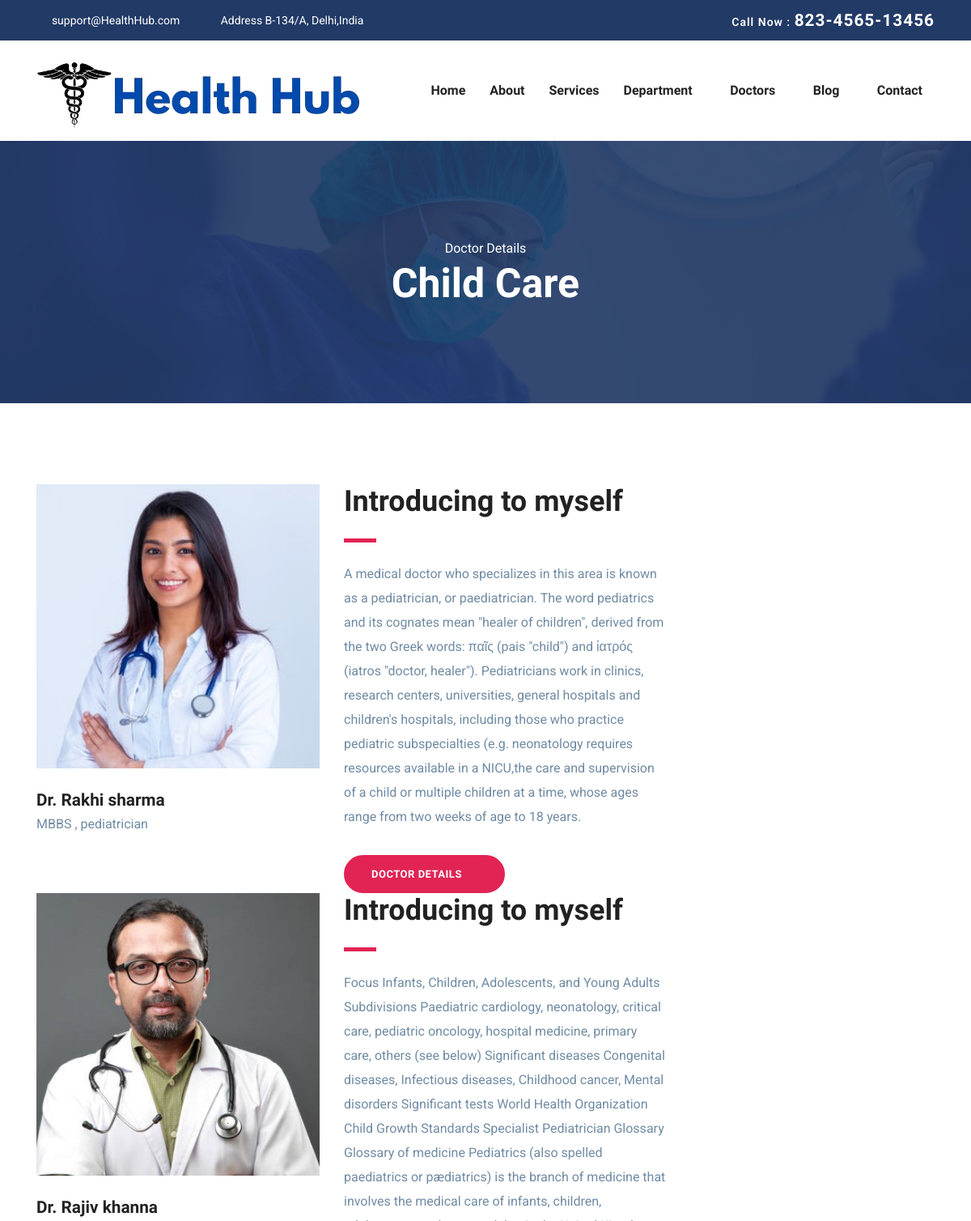
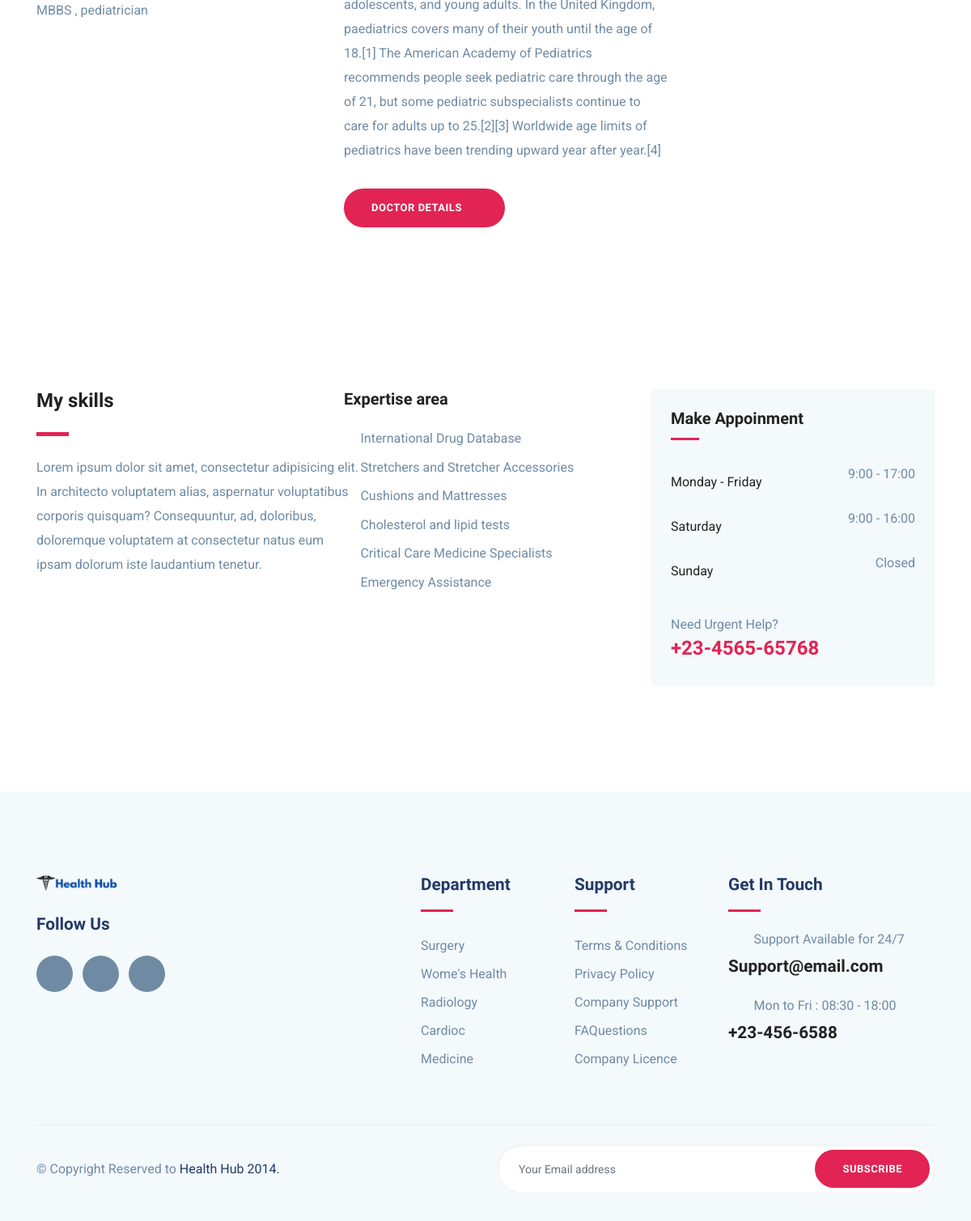
Page /all-doctor/1 on the committed database (2 pictures, top to bottom).
### appointment/models.py (models this page shows, shortened)
class DoctorDetail(models.Model):
    department_name = models.ForeignKey(Department,on_delete=models.CASCADE)
    doctor_full_name=models.CharField(max_length=150)
    gender=models.CharField(max_length=10)
    age=models.SmallIntegerField()
    education_status=models.CharField(max_length=150)
    work_experience=models.SmallIntegerField()
    email_id=models.CharField(max_length=100)
    mobile_number=models.BigIntegerField()
    doctor_description=models.TextField()
    avialiable_work_hours=models.SmallIntegerField()
    state=models.CharField(max_length=100)
    city=models.CharField(max_length=100)
    image = models.ImageField(upload_to='doctor_images/')

class Department(models.Model):
    department_name=models.CharField(max_length=150)
    department_description=models.TextField()
    image = models.ImageField(upload_to='department_images/')
    def __str__(self):
        return self.department_name

### health_care/views.py (the view)
# urls.py: path('all-doctor/<int:id>',views.allDoctorPage ,name='all-doctor'),
def allDoctorPage(request,id):
    all_doctors=DoctorDetail.objects.filter(department_name_id=id)
    return render(request,"all-doctors.html",{"all_doctors":all_doctors})

### templates/all-doctors.html (shortened to what this page needs)
{% extends "base.html" %}
{% block "content" %}
<section class="page-title bg-1">
	<div class="container">
	  <div class="row">
		<div class="col-md-12">
		  <div class="block text-center">
			<span class="text-white">Doctor Details</span>
			{% if all_doctors %}
			<h1 class="text-capitalize mb-5 text-lg">{{ all_doctors.0.department_name }}</h1>
            {% endif %}
		  </div>
		</div>
	  </div>
	</div>
  </section>
  <section class="section doctor-single">
	  <div class="container">
		  <div class="row">
			{% for data in all_doctors %}
			  <div class="col-lg-4 col-md-6">
				  <div class="doctor-img-block">
					  <img src="{{ MEDIA_URL }}{{ data.image }}" alt="" class="img-fluid w-100">
					  <div class="info-block mt-4">
						  <h4 class="mb-0">{{data.doctor_full_name}}</h4>
						  <p>{{data.education_status}}</p>
						  <ul class="list-inline mt-4 doctor-social-links">
							  <li class="list-inline-item"><a href="#"><i class="icofont-facebook"></i></a></li>
							  <li class="list-inline-item"><a href="#"><i class="icofont-twitter"></i></a></li>
							  <li class="list-inline-item"><a href="#"><i class="icofont-skype"></i></a></li>
							  <li class="list-inline-item"><a href="#"><i class="icofont-linkedin"></i></a></li>
							  <li class="list-inline-item"><a href="#"><i class="icofont-pinterest"></i></a></li>
						  </ul>
					  </div>
				  </div>
			  </div>
			 <div class="col-lg-8 col-md-6">
				<div class="doctor-details mt-4 mt-lg-0">
					<h2 class="text-md">Introducing to myself</h2>
					<div class="divider my-4"></div>
					<p>{{data.doctor_description}}</p>
					<a href="/Doctor-details/{{data.id}}" class="btn btn-main-2 btn-round-full mt-3">Doctor details<i class="icofont-simple-right ml-2  "></i></a>
				</div>
			</div>
			 {% endfor %}
		  </div>
	  </div>
  </section>
  <section class="section doctor-skills">
	  <div class="container">
		  <div class="row">
			  <div class="col-lg-4">
				  <h3>My skills</h3>
				  <div class="divider my-4"></div>
				  <p>Lorem ipsum dolor sit amet, consectetur adipisicing elit. In architecto voluptatem alias, aspernatur voluptatibus corporis quisquam? Consequuntur, ad, doloribus, doloremque voluptatem at consectetur natus eum ipsam dolorum iste laudantium tenetur.</p>
			  </div>
			  <div class="col-lg-4">
				  <div class="skill-list">
					  <h5 class="mb-4">Expertise area</h5>
					  <ul class="list-unstyled department-service">
						  <li><i class="icofont-check mr-2"></i>International Drug Database</li>
						  <li><i class="icofont-check mr-2"></i>Stretchers and Stretcher Accessories</li>
						  <li><i class="icofont-check mr-2"></i>Cushions and Mattresses</li>
						  <li><i class="icofont-check mr-2"></i>Cholesterol and lipid tests</li>
						  <li><i class="icofont-check mr-2"></i>Critical Care Medicine Specialists</li>
						  <li><i class="icofont-check mr-2"></i>Emergency Assistance</li>
					  </ul>
				  </div>
			  </div>
			  <div class="col-lg-4">
				  <div class="sidebar-widget  gray-bg p-4">
					  <h5 class="mb-4">Make Appoinment</h5>
					  <ul class="list-unstyled lh-35">
						<li class="d-flex justify-content-between align-items-center">
						  <a href="#">Monday - Friday</a>
						  <span>9:00 - 17:00</span>
						</li>
						<li class="d-flex justify-content-between align-items-center">
						  <a href="#">Saturday</a>
						  <span>9:00 - 16:00</span>
						</li>
						<li class="d-flex justify-content-between align-items-center">
						  <a href="#">Sunday</a>
						  <span>Closed</span>
						</li>
					  </ul>
					  <div class="sidebar-contatct-info mt-4">
						  <p class="mb-0">Need Urgent Help?</p>
						  <h3 class="text-color-2">+23-4565-65768</h3>
					  </div>
				  </div>
			  </div>
		  </div>
	  </div>
  </section>
  {% endblock "content" %}

### templates/base.html
{% include "header.html" %}
    {% block "content" %}
    {% endblock "content" %}
{% include "footer.html"%}

### templates/header.html (shortened to what this page needs)
<!DOCTYPE html>
<html lang="en">
<head>
  <link rel="stylesheet" href="/static/plugins/bootstrap/css/bootstrap.min.css">
  <link rel="stylesheet" href="/static/plugins/icofont/icofont.min.css">
  <link rel="stylesheet" href="/static/plugins/slick-carousel/slick/slick.css">
  <link rel="stylesheet" href="/static/plugins/slick-carousel/slick/slick-theme.css">
  <link rel="stylesheet" type="text/css" href="/static/css/style.css">
</head>
<body id="top">
<header>
	<div class="header-top-bar">
		<div class="container">
			<div class="row align-items-center">
				<div class="col-lg-6">
					<ul class="top-bar-info list-inline-item pl-0 mb-0">
						<li class="list-inline-item"><a href="mailto:support@gmail.com"><i class="icofont-support-faq mr-2"></i>support@HealthHub.com</a></li>
						<li class="list-inline-item"><i class="icofont-location-pin mr-2"></i>Address B-134/A, Delhi,India </li>
					</ul>
				</div>
				<div class="col-lg-6">
					<div class="text-lg-right top-right-bar mt-2 mt-lg-0">
						<a href="tel:+23-345-67890" >
							<span>Call Now : </span>
							<span class="h4">823-4565-13456</span>
						</a>
					</div>
				</div>
			</div>
		</div>
	</div>
	<nav class="navbar navbar-expand-lg navigation" id="navbar">
		<div class="container">
		 	 <a class="navbar-brand" href="/">
			  	<img src="./static/images/logo.png" alt="" class="img-fluid">
			  </a>
		  <div class="collapse navbar-collapse" id="navbarmain">
			<ul class="navbar-nav ml-auto">
			  <li class="nav-item active">
				<a class="nav-link" href="/">Home</a>
			  </li>
			   <li class="nav-item"><a class="nav-link" href="about-us">About</a></li>
			    <li class="nav-item"><a class="nav-link" href="Service">Services</a></li>
			    <li class="nav-item dropdown">
					<a class="nav-link dropdown-toggle" href="department.html" id="dropdown02" data-toggle="dropdown" aria-haspopup="true" aria-expanded="false">Department <i class="icofont-thin-down"></i></a>
			  	</li>
			  	<li class="nav-item dropdown">
					<a class="nav-link dropdown-toggle" href="doctor.html" id="dropdown03" data-toggle="dropdown" aria-haspopup="true" aria-expanded="false">Doctors <i class="icofont-thin-down"></i></a>
			  	</li>
			   <li class="nav-item dropdown">
					<a class="nav-link dropdown-toggle" href="blog-sidebar.html" id="dropdown05" data-toggle="dropdown" aria-haspopup="true" aria-expanded="false">Blog <i class="icofont-thin-down"></i></a>
			  	</li>
			   <li class="nav-item"><a class="nav-link" href="Contact">Contact</a></li>
			</ul>
		  </div>
		</div>
	</nav>
</header>

### templates/footer.html (shortened to what this page needs)
<footer class="footer section gray-bg">
	<div class="container">
		<div class="row">
			<div class="col-lg-4 mr-auto col-sm-6">
				<div class="widget mb-5 mb-lg-0">
					<div class="logo mb-4">
						<img src="./static/images/logo.png" alt="" class="img-fluid">
					</div>
					<h4 class="text-capitalize mb-3">Follow Us</h4>
					<ul class="list-inline footer-socials mt-4">
						<li class="list-inline-item"><a href="https://www.facebook.com/themefisher"><i class="icofont-facebook"></i></a></li>
						<li class="list-inline-item"><a href="https://twitter.com/themefisher"><i class="icofont-twitter"></i></a></li>
						<li class="list-inline-item"><a href="https://www.pinterest.com/themefisher/"><i class="icofont-linkedin"></i></a></li>
					</ul>
				</div>
			</div>
			<div class="col-lg-2 col-md-6 col-sm-6">
				<div class="widget mb-5 mb-lg-0">
					<h4 class="text-capitalize mb-3">Department</h4>
					<div class="divider mb-4"></div>
					<ul class="list-unstyled footer-menu lh-35">
						<li><a href="#">Surgery </a></li>
						<li><a href="#">Wome's Health</a></li>
						<li><a href="#">Radiology</a></li>
						<li><a href="#">Cardioc</a></li>
						<li><a href="#">Medicine</a></li>
					</ul>
				</div>
			</div>
			<div class="col-lg-2 col-md-6 col-sm-6">
				<div class="widget mb-5 mb-lg-0">
					<h4 class="text-capitalize mb-3">Support</h4>
					<div class="divider mb-4"></div>
					<ul class="list-unstyled footer-menu lh-35">
						<li><a href="#">Terms & Conditions</a></li>
						<li><a href="#">Privacy Policy</a></li>
						<li><a href="#">Company Support </a></li>
						<li><a href="#">FAQuestions</a></li>
						<li><a href="#">Company Licence</a></li>
					</ul>
				</div>
			</div>
			<div class="col-lg-3 col-md-6 col-sm-6">
				<div class="widget widget-contact mb-5 mb-lg-0">
					<h4 class="text-capitalize mb-3">Get in Touch</h4>
					<div class="divider mb-4"></div>
					<div class="footer-contact-block mb-4">
						<div class="icon d-flex align-items-center">
							<i class="icofont-email mr-3"></i>
							<span class="h6 mb-0">Support Available for 24/7</span>
						</div>
						<h4 class="mt-2"><a href="tel:+23-345-67890">Support@email.com</a></h4>
					</div>
					<div class="footer-contact-block">
						<div class="icon d-flex align-items-center">
							<i class="icofont-support mr-3"></i>
							<span class="h6 mb-0">Mon to Fri : 08:30 - 18:00</span>
						</div>
						<h4 class="mt-2"><a href="tel:+23-345-67890">+23-456-6588</a></h4>
					</div>
				</div>
			</div>
		</div>
		<div class="footer-btm py-4 mt-5">
			<div class="row align-items-center justify-content-between">
				<div class="col-lg-6">
					<div class="copyright">
						&copy; Copyright Reserved to <span class="text-color">Health Hub 2014.</span>
					</div>
				</div>
				<div class="col-lg-6">
					<div class="subscribe-form text-lg-right mt-5 mt-lg-0">
						<form action="#" class="subscribe">
							<input type="text" class="form-control" placeholder="Your Email address">
							<a href="#" class="btn btn-main-2 btn-round-full">Subscribe</a>
						</form>
					</div>
				</div>
			</div>
		</div>
	</div>
</footer>
  </body>
  </html>

### static/css/style.css (style rules this page uses)
html { overflow-x: hidden; }
body { line-height: 1.6; font-family: "Roboto", sans-serif; -webkit-font-smoothing: antialiased; font-size: 16px; color: #6F8BA4; font-weight: 400; }
h1, .h1, h2, .h2, h3, .h3, h4, .h4, h5, .h5, h6, .h6 { font-family: "Exo", sans-serif; font-weight: 700; color: #222; }
h1, .h1 { font-size: 2.5rem; }
h2, .h2 { font-size: 44px; }
h3, .h3 { font-size: 1.5rem; }
h4, .h4 { font-size: 1.3rem; line-height: 30px; }
h5, .h5 { font-size: 1.25rem; }
h6, .h6 { font-size: 1rem; }
p { line-height: 30px; justify-items: center; }
input[type="email"], input[type="password"], input[type="text"], input[type="tel"] { box-shadow: none; height: 45px; outline: none; font-size: 14px; }
.form-control { box-shadow: none; border-radius: 0; }
.btn { display: inline-block; font-size: 14px; font-size: 0.8125rem; font-weight: 700; letter-spacing: .5px; padding: .75rem 2rem; font-family: "Exo", sans-serif; text-transform: uppercase; border-radius: 5px; border: 2px solid transparent; transition: all .35s ease; }
.btn-main-2 { background: #e12454; color: #fff; border-color: #e12454; }
.btn-round-full { border-radius: 50px; }
.section { padding: 100px 0; }
.text-md { font-size: 2.25rem; }
.text-lg { font-size: 3.75rem; }
a { color: #222; text-decoration: none; transition: all .35s ease; }
.page-title { padding: 120px 0px 70px 0px; position: relative; }
.page-title .block h1 { color: #fff; }
.text-lg { font-size: 50px; }
.gray-bg { background: #f4f9fc; }
#navbarmain { padding: 20px 0px; }
#navbarmain .nav-link { font-weight: 600; padding: 10px 15px; color: #222; font-family: "Exo", sans-serif; text-transform: capitalize; font-size: 16px; transition: all .25s ease; }
.dropdown-toggle::after { display: none; }
.navbar-brand { margin-top: 10px; }
.header-top-bar { background: #223a66; font-size: 14px; padding: 10px 0px; box-shadow: 0 1px 2px rgba(0, 0, 0, 0.05); color: #fff; }
.top-bar-info li a { color: #fff; margin-right: 20px; }
.top-right-bar a span { color: #fff; font-weight: 600; letter-spacing: 1px; }
.bg-1 { background: url("../images/bg/22.jpg") no-repeat 50% 50%; background-size: cover; position: relative; }
.bg-1 .block text-center ,span ,h4,h1 { margin-bottom: 20px; }
.text-color { color: #223a66; }
.text-color-2 { color: #e12454; }
.divider { width: 40px; height: 5px; background: #e12454; }
.department-service { margin-bottom: 40px; }
.department-service li { margin-bottom: 10px; }
.department-service li i { color: #e12454; }
.lh-35 { line-height: 35px; }
.section doctors ,section-title ,p { width: 400px; }
.sidebar-widget { margin-bottom: 30px; padding-bottom: 35px; }
.sidebar-widget h5 { margin-bottom: 30px; position: relative; padding-bottom: 15px; }
.sidebar-widget h5:before { position: absolute; content: ""; left: 0px; bottom: 0px; width: 35px; height: 3px; background: #e12454; }
.footer { padding-bottom: 10px; }
.logo { width: 100px; height: auto; }
.widget .divider { height: 3px; }
.widget h4 { color: #223a66; }
.widget .footer-menu a { color: #6F8BA4; }
.footer-contact-block span { font-weight: 400; color: #6F8BA4; }
.footer-contact-block i { font-size: 20px; }
.footer-btm { border-top: 1px solid rgba(0, 0, 0, 0.06); }
.footer-socials li a { width: 45px; height: 45px; background: #6F8BA4; color: #fff; display: inline-block; text-align: center; border-radius: 100%; padding-top: 12px; }
.subscribe { position: relative; }
.subscribe .form-control { border-radius: 50px; height: 60px; padding-left: 25px; border-color: #eee; }
.subscribe .btn { position: absolute; right: 6px; top: 6px; }

### rows in the picture
DoctorDetail: department_name.department_name "Child Care", image (picture), doctor_full_name "Dr. Rakhi sharma", education_status "MBBS , pediatrician", doctor_description "A medical doctor who specializes in this area is known as a pediatrician, or paediatrician. The word pediatrics and its cognates mean \"healer of children\", derived from the two Greek words: παῖς (pais \"child\") and ἰατρός (iatros \"doctor, healer\"). Pediatricians work in clinics, research centers, universities, general hospitals and children's hospitals, including those who practice pediatric subspecialties (e.g. neonatology requires resources available in a NICU,the care and supervision of a child or multiple children at a time, whose ages range from two weeks of age to 18 years."
DoctorDetail: image (picture), doctor_full_name "Dr. Rajiv khanna", education_status "MBBS , pediatrician", doctor_description "Focus Infants, Children, Adolescents, and Young Adults Subdivisions Paediatric cardiology, neonatology, critical care, pediatric oncology, hospital medicine, primary care, others (see below) Significant diseases Congenital diseases, Infectious diseases, Childhood cancer, Mental disorders Significant tests World Health Organization Child Growth Standards Specialist Pediatrician Glossary Glossary of medicine Pediatrics (also spelled paediatrics or pædiatrics) is the branch of medicine that involves the medical care of infants, children, adolescents, and young adults. In the United Kingdom, paediatrics covers many of their youth until the age of 18.[1] The American Academy of Pediatrics…"
